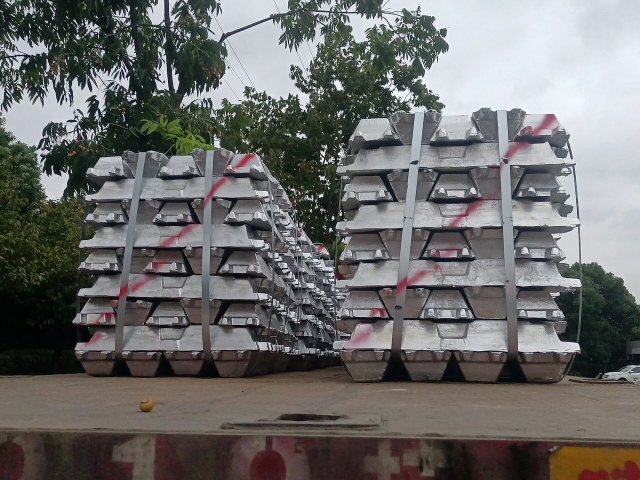
#> input picture assets/img/aluminum.jpg, 1280 x 960 px, given in place of win-penball.jpg, which was not available (shown at 1/2 size)
$ python mkimgs2.py
#> lines starting #> are read from the running program, lines starting #| are printed output that depends on the picture
import os

from PIL import Image

root = r"C:\Users\stagh\unpacked"
jobs = [
    # (src tools file, crop box l,t,r,b, out asset)
    ("win-penball.jpg", (0, 45, 700, 745), "penball.jpg"),
    ("win-candle.jpg", (320, 60, 1280, 969), "candle.jpg"),
]
src_d = os.path.join(root, "tools")
dst_d = os.path.join(root, "assets", "img")
for s, box, d in jobs:
    p = os.path.join(src_d, s)
    im = Image.open(p).convert("RGB").crop(box)
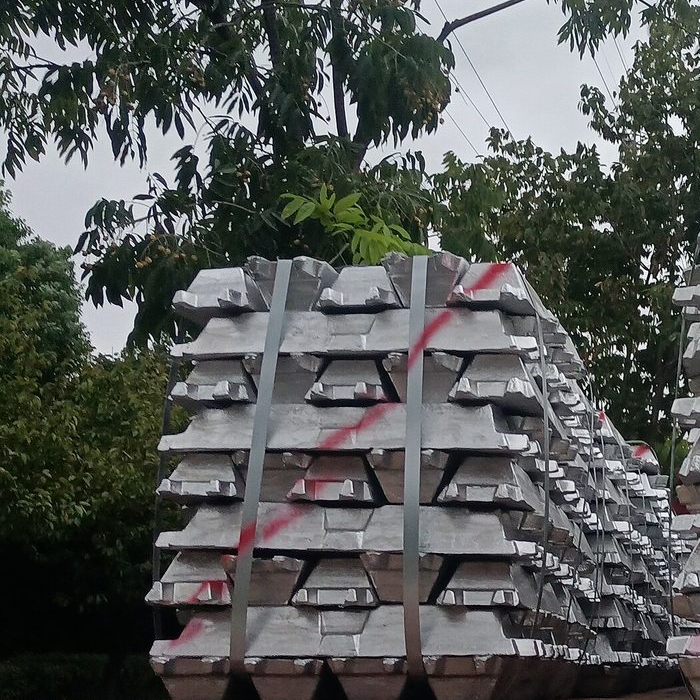
#> im: PIL image 700x700 RGB; mean R, G, B 86.7, 89.5, 87.4
    if im.width > 1280:
        im = im.resize((1280, int(im.height * 1280 / im.width)), Image.LANCZOS)
    im.save(os.path.join(dst_d, d), "JPEG", quality=86, progressive=True, optimize=True)
    print("WROTE", d, im.size, os.path.getsize(os.path.join(dst_d, d)), "B")
#| WROTE penball.jpg (700, 700) 168854 B
#> pass 2 of the loop `for s, box, d in jobs:`:
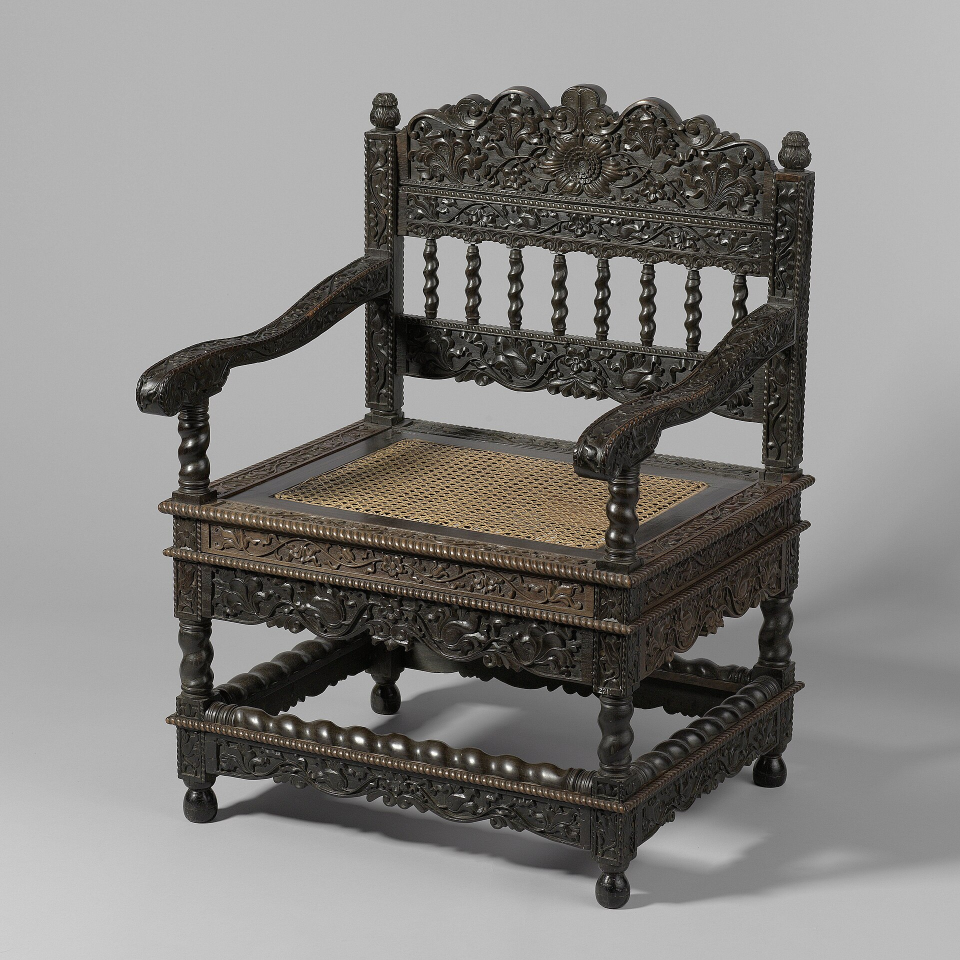
#> input picture assets/img/armchair.jpg, 1920 x 1920 px, given in place of win-candle.jpg, which was not available (shown at 1/2 size)
#> `im = Image.open(p).convert("RGB").crop(box)`:
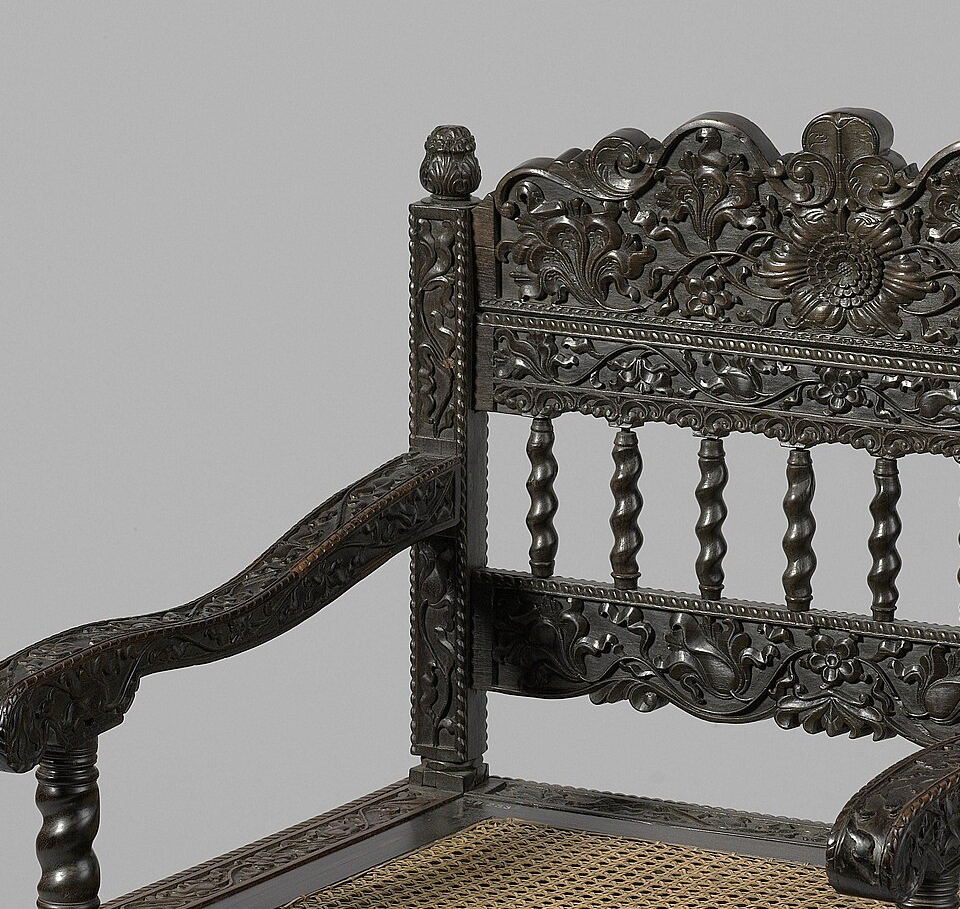
#> im: PIL image 960x909 RGB; mean R, G, B 128.3, 126.3, 123.1
#| WROTE candle.jpg (960, 909) 228127 B
